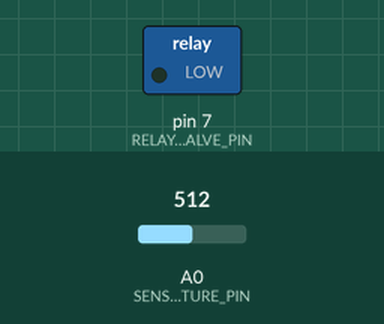
Bench run of a sketch on a simulated Arduino Uno, built with avr-gcc and run on an emulated ATmega328P. On the bench: switched loads named in the sketch (green lamp = pin HIGH). The inputs (shaded band) are chosen by the test bench; at power-on: A0 (SENSOR_MOISTURE_PIN) = 512. What the sketch prints to the serial monitor is not drawn.

Above: at 2.8 s.
At 35.3 s:
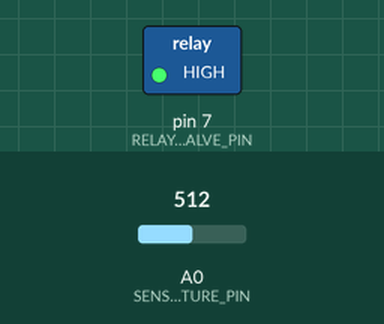
Timing chart, 0 to 84.8 s (numbered marks = the images above):
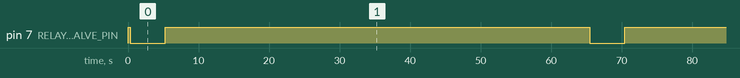

Measured:
- by itself, pin 7 (RELAY_VALVE_PIN): alternates HIGH for 60.2 s and LOW for 5.0 s

The sketch:

durian_precision_irrigation_etc.ino
```cpp
// =================================================================
// Arduino C++ Code: Precision Irrigation Controller for Durian
// วัตถุประสงค์: คำนวณปริมาณน้ำที่ต้องการและควบคุมวาล์วจ่ายน้ำ
// =================================================================

// กำหนดขา (Pin Definition)
const int RELAY_VALVE_PIN = 7; // ขาที่ต่อกับรีเลย์วาล์วหลัก (Active Low)
const int SENSOR_MOISTURE_PIN = A0; // ขาสำหรับอ่านค่าความชื้นในดิน (Analog Input)

// ค่าคงที่ทางฟิสิกส์และเกษตรกรรม (Constants)
// ค่าเหล่านี้ควรถูกคำนวณจากเซนเซอร์สภาพอากาศภายนอก
const float ET_c_DAILY_MM = 7.8; // ETc ที่คำนวณได้ (mm/day)
const float CANOPY_AREA_SQM = 15.0; // พื้นที่เรือนยอด (m^2)
const float IRRIGATION_EFFICIENCY = 0.85; // ประสิทธิภาพระบบ (85%)

void setup() {
  // 1. การตั้งค่าเริ่มต้น (Initialization)
  Serial.begin(9600);

  // *** ความปลอดภัยสำคัญที่สุด: กำหนดสถานะเริ่มต้นของรีเลย์เป็น HIGH (ปิด) ***
  // เนื่องจากรีเลย์นี้เป็น Active Low, HIGH หมายถึงวงจรเปิด (Off)
  pinMode(RELAY_VALVE_PIN, OUTPUT);
  digitalWrite(RELAY_VALVE_PIN, HIGH);
  Serial.println("--- ระบบชลประทานแม่นยำเริ่มต้นทำงาน ---");
  Serial.println("สถานะวาล์ว: ปิด (Safe Mode)");
}

void loop() {
  // 2. การอ่านค่าเซนเซอร์ (Data Acquisition)
  float soilMoisture = analogRead(SENSOR_MOISTURE_PIN);

  // 3. การคำนวณปริมาณน้ำที่ต้องการ (Calculation Logic)
  // V_water = (ETc * A_canopy * 1000) / Efficiency
  float requiredVolumeLiters = (ET_c_DAILY_MM * CANOPY_AREA_SQM * 1000.0) / IRRIGATION_EFFICIENCY;

  Serial.print("ปริมาณน้ำที่ต้องให้วันนี้: ");
  Serial.print(requiredVolumeLiters);
  Serial.println(" ลิตร");

  // 4. การตัดสินใจเปิด/ปิดวาล์ว (Decision Making)
  // สมมติว่าเราจะเปิดน้ำเมื่อความชื้นในดินต่ำกว่าเกณฑ์ (เช่น 400)
  if (soilMoisture > 400) {
    Serial.println("สถานะ: ดินแห้ง! ต้องเปิดระบบชลประทาน.");

    // เปิดวาล์ว (Active Low: LOW = ON)
    digitalWrite(RELAY_VALVE_PIN, LOW);
    delay(5000); // เปิดน้ำเป็นเวลา 5 วินาที

    // ปิดวาล์ว (Active Low: HIGH = OFF)
    digitalWrite(RELAY_VALVE_PIN, HIGH);
    Serial.println("สถานะ: ปิดระบบชลประทานแล้ว.");
  } else {
    Serial.println("สถานะ: ความชื้นในดินเหมาะสม ไม่ต้องรดน้ำ.");
  }

  delay(60000); // รอ 1 นาที ก่อนตรวจสอบรอบถัดไป
}
```
